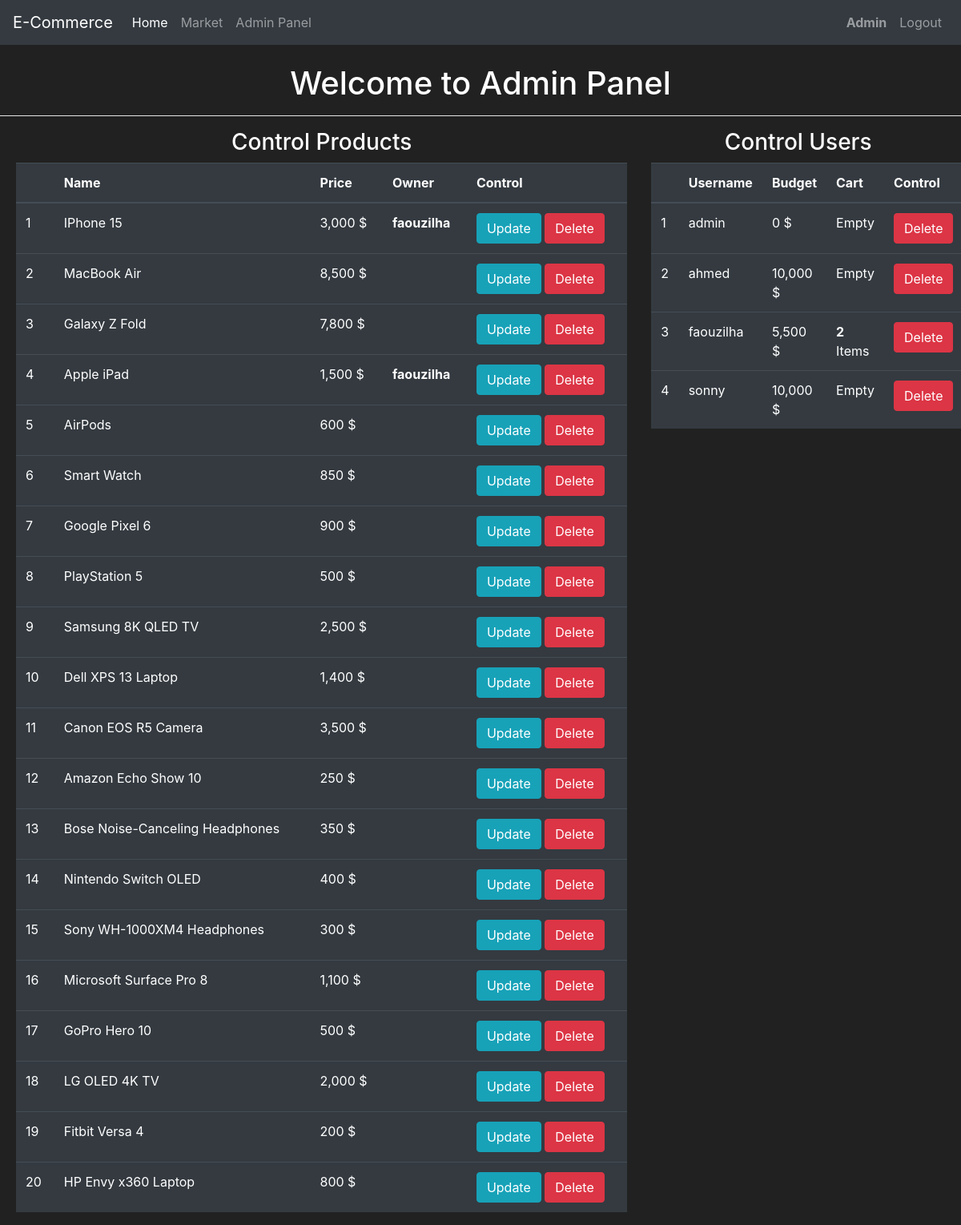
The page /admin (signed in) on the database its author committed.
### Market/models.py (models this page shows, shortened)
class User(db.Model, UserMixin):
    id = db.Column(db.Integer, primary_key=True)
    username = db.Column(db.String(length=30), nullable=False, unique=True)
    email_address = db.Column(db.String(length=50), nullable=False, unique=True)
    password_hash = db.Column(db.String(length=60), nullable=False)
    budget = db.Column(db.Integer, nullable=False, default=10000)
    items = db.relationship('Item', backref='owned_user', lazy=True)
    @property
    def prettier_budget(self):
        if len(str(self.budget)) >= 4:
            return f'{str(self.budget)[:-3]},{str(self.budget)[-3:]} $'
        return f'{self.budget} $'
    @property
    def password(self):
        return self.password

class Item(db.Model):
    id = db.Column(db.Integer, primary_key=True)
    name = db.Column(db.String(length=30), nullable=False, unique=True)
    barcode = db.Column(db.String(length=12), nullable=False, unique=True)
    price = db.Column(db.Integer, nullable=False)
    description = db.Column(db.String(length=1024), nullable=False)
    owner = db.Column(db.Integer, db.ForeignKey('user.id'))
    @property
    def prettier_price(self):
        if len(str(self.price)) >= 4:
            return f'{str(self.price)[:-3]},{str(self.price)[-3:]} $'
        else:
            return f'{self.price} $'

### Market/routes.py (the view)
@app.route("/admin")
@login_required
def AdminPage():
    if not current_user.username=='admin':
        flash('Please login as admin to access the admin panel!', category='danger')
        return redirect(url_for('LoginPage'))
    return render_template('ADMIN.html', title='Admin', users=User.query.all(), items=Item.query.all())

### Market/models.py (called while the page is built)
@login_manager.user_loader
def load_user(user_id):
    return User.query.get(int(user_id))

### Market/templates/ADMIN.html
{% extends "base.html" %}
{% block body %}
    <h1 style="text-align: center;">Welcome to Admin Panel</h1><hr style="background-color: #FFF;">
    <div class="row" style="margin-left: 5px; margin-right: 5px;">
        <div class="col-8">
            <h3 style="text-align: center;">Control Products</h3>
            <table class="table table-hover table-dark">
                <thead>
                    <tr>
                        <th scope="col"></th>
                        <th scope="col">Name</th>
                        <th scope="col">Price</th>
                        <th scope="col">Owner</th>
                        <th scope="col">Control</th>
                    </tr>
                </thead>
                <tbody>
                    {% for item in items %}
                    <tr>
                        <td>{{ item.id }}</td>
                        <td>{{ item.name }}</td>
                        <td>{{ item.prettier_price }}</td>
                        <td><strong>{{ item.owned_user.username }}</strong></td>
                        <td>
                            <button class="btn btn-outline btn-info">Update</button>
                            <button class="btn btn-outline btn-danger">Delete</button>
                        </td>
                    </tr>
                    {% endfor %}
                </tbody>
            </table>
        </div>
        <div class="col-4">
            <h3 style="text-align: center;">Control Users</h3>
            <table class="table table-hover table-dark">
                <thead>
                    <tr>
                        <th scope="col"></th>
                        <th scope="col">Username</th>
                        <th scope="col">Budget</th>
                        <th scope="col">Cart</th>
                        <th scope="col">Control</th>
                    </tr>
                </thead>
                <tbody>
                    {% for user in users %}
                    <tr>
                        <td>{{ user.id }}</td>
                        <td>{{ user.username }}</td>
                        <td>{{ user.prettier_budget }}</td>
                        {% if user.items.__len__() != 0 %}
                        <td><strong style="text-align: center;">{{ user.items.__len__() }}</strong> Items</td>
                        {% else %}
                        <td>Empty</td>
                        {% endif %}
                        <td>
                            <button class="btn btn-outline btn-danger">Delete</button>
                        </td>
                    </tr>
                    {% endfor %}
                </tbody>
            </table>
        </div>
    </div>
{% endblock %}

### Market/templates/base.html (shortened to what this page needs)
<!DOCTYPE html>
<html lang="en">
<head>
    <link rel="stylesheet" href="https://cdn.jsdelivr.net/npm/bootstrap@4.5.3/dist/css/bootstrap.min.css">
</head>
<body style="background-color: #212121; color: #fff;">
    <nav class="navbar navbar-expand-md navbar-dark bg-dark" style="font: bold;">
		<a class="navbar-brand" href="{{ url_for('HomePage') }}">E-Commerce</a>
		<div class="collapse navbar-collapse" id="navbarNav">
			<ul class="navbar-nav mr-auto">
				<li class="nav-item active">
					<a class="nav-link" href="{{ url_for('HomePage') }}">Home </a>
				</li>
				<li class="nav-item">
					<a class="nav-link" href="{{ url_for('MarketPage') }}">Market</a>
				</li>
				<li class="nav-item">
					<a class="nav-link" href="{{ url_for('AdminPage') }}">Admin Panel</a>
				</li>
			</ul>
            {% if current_user.is_authenticated %}
            <ul class="navbar-nav">
                <li class="nav-item">
                    <a class="nav-link"><b style="text-transform: capitalize;">{{ current_user.username }}</b></a>
                </li>
                <li class="nav-item">
                    <a class="nav-link" href="{{ url_for('LogoutPage') }}">Logout</a>
                </li>
            </ul>
          {% endif %}
		</div>
	</nav>
    <br>
    {% block body %}{% endblock %}
</body>
</html>

### rows shown on the page
User: username "Admin", id "1", username "admin", prettier_budget "0 $", shows "Empty"
Item: id "1", name "IPhone 15", prettier_price "3,000 $", owned_user.username "faouzilha"
Item: id "2", name "MacBook Air", prettier_price "8,500 $"
Item: id "3", name "Galaxy Z Fold", prettier_price "7,800 $"
Item: id "4", name "Apple iPad", prettier_price "1,500 $", owned_user.username "faouzilha"
Item: id "5", name "AirPods", prettier_price "600 $"
Item: id "6", name "Smart Watch", prettier_price "850 $"
Item: id "7", name "Google Pixel 6", prettier_price "900 $"
Item: id "8", name "PlayStation 5", prettier_price "500 $"
Item: id "9", name "Samsung 8K QLED TV", prettier_price "2,500 $"
Item: id "10", name "Dell XPS 13 Laptop", prettier_price "1,400 $"
Item: id "11", name "Canon EOS R5 Camera", prettier_price "3,500 $"
Item: id "12", name "Amazon Echo Show 10", prettier_price "250 $"
Item: id "13", name "Bose Noise-Canceling Headphones", prettier_price "350 $"
Item: id "14", name "Nintendo Switch OLED", prettier_price "400 $"
Item: id "15", name "Sony WH-1000XM4 Headphones", prettier_price "300 $"
Item: id "16", name "Microsoft Surface Pro 8", prettier_price "1,100 $"
Item: id "17", name "GoPro Hero 10", prettier_price "500 $"
Item: id "18", name "LG OLED 4K TV", prettier_price "2,000 $"
Item: id "19", name "Fitbit Versa 4", prettier_price "200 $"
Item: id "20", name "HP Envy x360 Laptop", prettier_price "800 $"
User: id "2", username "ahmed", prettier_budget "10,000 $", shows "Empty"
User: id "3", username "faouzilha", prettier_budget "5,500 $", items.__len__ "2"
User: id "4", username "sonny", prettier_budget "10,000 $", shows "Empty"
